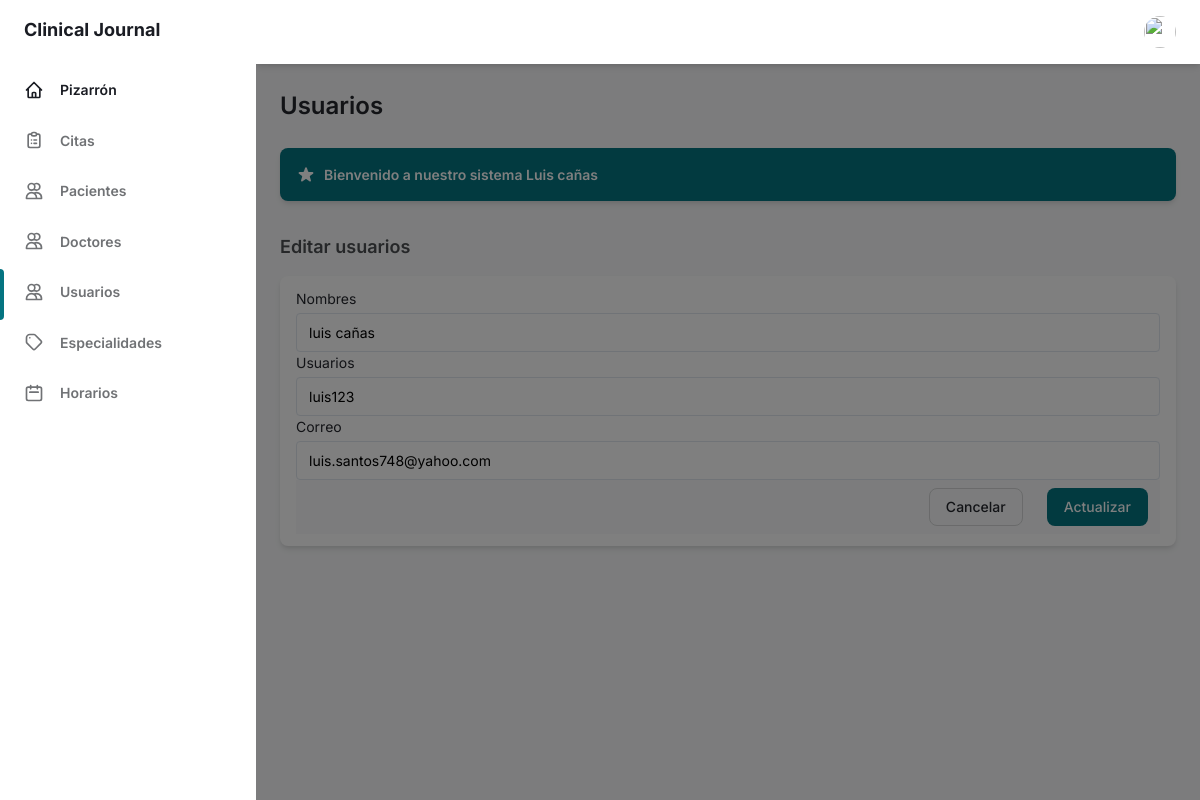
Page /vista/usuarios/edit.php?id=1 (signed in) on the committed database.
### tables this page shows
CREATE TABLE `usuarios` (
  `id` int(11) NOT NULL,
  `nombre` varchar(100) NOT NULL,
  `usuario` varchar(25) NOT NULL,
  `email` varchar(50) NOT NULL,
  `clave` varchar(255) NOT NULL,
  `cargo` char(1) NOT NULL
);

### vista/usuarios/edit.php (the view, shortened to what this page needs)
<!DOCTYPE html>
<html :class="{ 'theme-dark': dark }" x-data="data()" lang="en">
<head>
  <link rel="stylesheet" href="../../assets/css/tailwind.output.css" />
  <link rel="stylesheet" href="https://cdnjs.cloudflare.com/ajax/libs/Chart.js/2.9.3/Chart.min.css" />
</head>
<body>
  <div class="flex h-screen bg-gray-50 dark:bg-gray-900" :class="{ 'overflow-hidden': isSideMenuOpen }">
    <aside class="z-20 hidden w-64 overflow-y-auto bg-white dark:bg-gray-800 md:block flex-shrink-0">
      <div class="py-4 text-gray-500 dark:text-gray-400">
        <a class="ml-6 text-lg font-bold text-gray-800 dark:text-gray-200" href="../admin/pages-admin.php">
          Clinical Journal
        </a>
        <ul class="mt-6">
          <li class="relative px-6 py-3">
            <a class="inline-flex items-center w-full text-sm font-semibold text-gray-800 transition-colors duration-150 hover:text-gray-800 dark:hover:text-gray-200 dark:text-gray-100" href="../admin/pages-admin.php">
              <span class="ml-4">Pizarrón</span>
            </a>
          </li>
        </ul>
        <ul>
          <li class="relative px-6 py-3">
            <a class="inline-flex items-center w-full text-sm font-semibold transition-colors duration-150 hover:text-gray-800 dark:hover:text-gray-200" href="../../folder/appointment.php">
              <span class="ml-4">Citas</span>
            </a>
          </li>
          <li class="relative px-6 py-3">
            <a class="inline-flex items-center w-full text-sm font-semibold transition-colors duration-150 hover:text-gray-800 dark:hover:text-gray-200" href="../../folder/patients.php">
              <span class="ml-4">Pacientes</span>
            </a>
          </li>
          <li class="relative px-6 py-3">
            <a class="inline-flex items-center w-full text-sm font-semibold transition-colors duration-150 hover:text-gray-800 dark:hover:text-gray-200" href="../../folder/doctor.php">
              <span class="ml-4">Doctores</span>
            </a>
          </li>
          <li class="relative px-6 py-3">
            <span class="absolute inset-y-0 left-0 w-1 bg-teal-600 rounded-tr-lg rounded-br-lg" aria-hidden="true"></span>
            <a class="inline-flex items-center w-full text-sm font-semibold transition-colors duration-150 hover:text-gray-800 dark:hover:text-gray-200" href="../../folder/usuarios.php">
              <span class="ml-4">Usuarios</span>
            </a>
          </li>
          <li class="relative px-6 py-3">
            <a class="inline-flex items-center w-full text-sm font-semibold transition-colors duration-150 hover:text-gray-800 dark:hover:text-gray-200" href="../../folder/specialty.php">
              <span class="ml-4">Especialidades</span>
            </a>
          </li>
          <li class="relative px-6 py-3">
            <a class="inline-flex items-center w-full text-sm font-semibold transition-colors duration-150 hover:text-gray-800 dark:hover:text-gray-200" href="../../folder/horario.php">
              <span class="ml-4">Horarios</span>
            </a>
          </li>
        </ul>
      </div>
    </aside>
    <div x-show="isSideMenuOpen" x-transition:enter="transition ease-in-out duration-150" x-transition:enter-start="opacity-0" x-transition:enter-end="opacity-100" x-transition:leave="transition ease-in-out duration-150" x-transition:leave-start="opacity-100" x-transition:leave-end="opacity-0" class="fixed inset-0 z-10 flex items-end bg-black bg-opacity-50 sm:items-center sm:justify-center"></div>
    <div class="flex flex-col flex-1 w-full">
      <header class="z-10 py-4 bg-white shadow-md dark:bg-gray-800">
        <div class="container flex items-center justify-between h-full px-6 mx-auto text-teal-600 dark:text-teal-300">
          <ul class="flex items-center flex-shrink-0 space-x-6">
            <li class="relative">
              <button class="align-middle rounded-full focus:shadow-outline-teal focus:outline-none" @click="toggleProfileMenu" @keydown.escape="closeProfileMenu" aria-label="Account" aria-haspopup="true">
                <img class="object-cover w-8 h-8 rounded-full" src="https://www.creativefabrica.com/wp-content/uploads/2019/02/Profile-Icon-by-arus-1-580x386.jpg" alt="" aria-hidden="true" />
              </button>
            </li>
          </ul>
        </div>
      </header>
      <main class="h-full overflow-y-auto">
        <div class="container px-6 mx-auto grid">
          <h2 class="my-6 text-2xl font-semibold text-gray-700 dark:text-gray-200">
            Usuarios
          </h2>
          <a class="flex items-center justify-between p-4 mb-8 text-sm font-semibold text-teal-100 bg-teal-600 rounded-lg shadow-md focus:outline-none focus:shadow-outline-teal" style="cursor: pointer;">
            <div class="flex items-center">
              <span class="text-white">Bienvenido a nuestro sistema <?php echo ucfirst($_SESSION['nombre']); ?></span>
            </div>
          </a>
          <h4 class="mb-4 text-lg font-semibold text-gray-600 dark:text-gray-300">
            Editar usuarios
          </h4>
          <?php
          function connect()
          {
            return new mysqli("localhost", "root", "", "proyecto_clinica");
          }
          $con = connect();
          $id = $_GET['id'];
          $sql = "SELECT * FROM usuarios  WHERE id= '$id'";
          $query  = $con->query($sql);
          $data =  array();
          if ($query) {
            while ($r = $query->fetch_object()) {
              $data[] = $r;
            }
          }
          ?>
          <?php if (count($data) > 0) : ?>
            <?php foreach ($data as $d) : ?>
              <div class="px-4 py-3 mb-8 bg-white rounded-lg shadow-md dark:bg-gray-800">
                <form method="POST" autocomplete="off" action="../../folder/usuarios.php?id=<?php echo $d->id; ?>" role="form">
                  <label class="block text-sm">
                    <span class="text-gray-700 dark:text-gray-400">Nombres</span>
                    <input name="nombre" value="<?php echo $d->nombre; ?>" type="text" class="block w-full mt-1 text-sm dark:border-gray-600 dark:bg-gray-700 focus:border-teal-400 focus:outline-none focus:shadow-outline-teal dark:text-gray-300 dark:focus:shadow-outline-gray form-input" placeholder="Cardiologia" />
                  </label>
                  <label class="block text-sm">
                    <span class="text-gray-700 dark:text-gray-400">Usuarios</span>
                    <input name="usuario" value="<?php echo $d->usuario; ?>" type="text" class="block w-full mt-1 text-sm dark:border-gray-600 dark:bg-gray-700 focus:border-teal-400 focus:outline-none focus:shadow-outline-teal dark:text-gray-300 dark:focus:shadow-outline-gray form-input" placeholder="Cardiologia" />
                  </label>
                  <label class="block text-sm">
                    <span class="text-gray-700 dark:text-gray-400">Correo</span>
                    <input name="email" value="<?php echo $d->email; ?>" type="email" class="block w-full mt-1 text-sm dark:border-gray-600 dark:bg-gray-700 focus:border-teal-400 focus:outline-none focus:shadow-outline-teal dark:text-gray-300 dark:focus:shadow-outline-gray form-input" placeholder="Cardiologia" />
                  </label>
                  <footer class="flex flex-col items-center justify-end px-3 py-2 -mx-3 -mb-6 space-y-4 sm:space-y-0 sm:space-x-6 sm:flex-row bg-gray-50 dark:bg-gray-800">
                    <button @click="closeModal" class="w-full px-5 py-3 text-sm font-medium leading-5 text-white text-gray-700 transition-colors duration-150 border border-gray-300 rounded-lg dark:text-gray-400 sm:px-4 sm:py-2 sm:w-auto active:bg-transparent hover:border-gray-500 focus:border-gray-500 active:text-gray-500 focus:outline-none focus:shadow-outline-gray">
                      Cancelar
                    </button>
                    <button name="update5" class="w-full px-5 py-3 text-sm font-medium leading-5 text-white transition-colors duration-150 bg-teal-600 border border-transparent rounded-lg sm:w-auto sm:px-4 sm:py-2 active:bg-teal-600 hover:bg-teal-700 focus:outline-none focus:shadow-outline-teal">
                      Actualizar
                    </button>
                  </footer>
                </form>
              </div>
            <?php endforeach; ?>
          <?php else : ?>
            <span class="px-2 py-1 font-semibold leading-tight text-red-700 bg-red-100 rounded-full dark:text-red-100 dark:bg-red-700">
              No hay datos
            </span>
          <?php endif; ?>
        </div>
        <?php require '../template/footer.php';  ?>

### rows in the picture
usuarios: nombre "luis cañas", usuario "luis123", email "luis.santos748@yahoo.com"

### other values in the picture
$_SESSION['nombre'] "Luis cañas"
